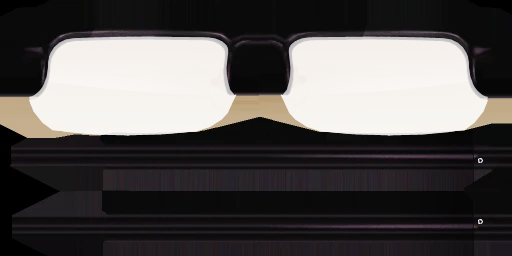
#> input picture assets/postacie/krystyna/okulary.webp, 512 x 256 px
$ python -i tekstury.py   (imports and definitions only)
#> lines starting #> are read from the running program, lines starting #| are printed output that depends on the picture
# Tekstury postaci Rocketbox dla prototypu: 2048 px TGA → 1024 px WebP (~150 KB zamiast 12 MB),
# plus drobne zmiany wyglądu, bez Blendera:
#   krystyna — siwe włosy (pasma i włosy namalowane na teksturze głowy, z pominięciem twarzy),
#   zosia    — bluzka i buty zamiast amarantowych w kolorze morskim.
#
# Wymaga Pillow. Uruchomienie:
#   python3 narzedzia/postacie/tekstury.py <folder z TGA> assets/postacie/<postać> <postać>
# Źródło: github.com/microsoft/Microsoft-Rocketbox, Assets/Avatars/<…>/Textures (licencja MIT).
import colorsys
import sys
from pathlib import Path

from PIL import Image, ImageDraw, ImageFilter

SIZE = 1024
PREFIX = {'krystyna': 'f015', 'anna': 'f017', 'zosia': 'cf001'}


def grey(rgb, mask=None):
    """Blond i brąz → siwe: jaśniej i lekko chłodno."""
    lum = rgb.convert('L').point(lambda v: min(255, int(v * 0.75 + 85)))
    out = Image.merge('RGB', (lum.point(lambda v: max(0, v - 4)), lum, lum.point(lambda v: min(255, v + 6))))
    return out if mask is None else Image.composite(out, rgb, mask)


# [33 lines left out: functions hair_mask, recolor_magenta, not called in this run]


def load(path, mode='RGB'):
    return Image.open(path).convert(mode).resize((SIZE, SIZE), Image.LANCZOS)


# [28 lines left out: function main, not called in this run]


# [2 lines not run here, left out]

>>> from PIL import Image
>>> picture = Image.open('../../assets/postacie/krystyna/okulary.webp')
#> picture is the input picture: PIL image 512x256 RGBA; mean R, G, B, A 67, 57, 48.3, 195.3
>>> result = grey(picture)
#> in grey, `lum = rgb.convert('L').point(lambda v: min(255, int(v * 0.75 + 85)))`:
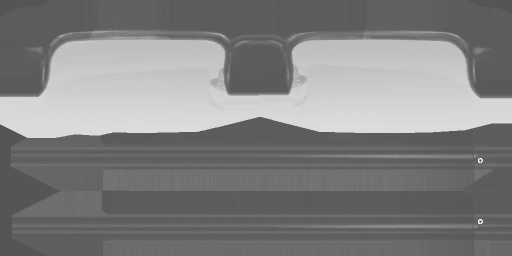
#> lum: PIL image 512x256 L; min 85, max 255, mean 128.9
